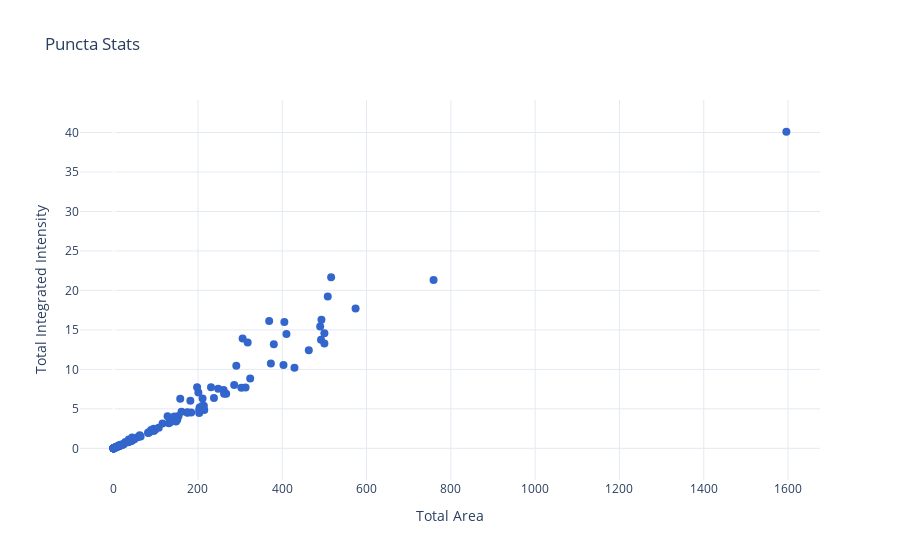

Notebook code for this chart:
### Code cell
fig = plot_single_scatter(
    summary,
    x='area_puncta',
    y='integrated_intensity',
    xlabel='Total Area',
    ylabel='Total Integrated Intensity',
    title='Puncta Stats'
)

fig

### Figure 1 — Plotly figure (JSON) as saved in the notebook; plotly's stock layout.template omitted (floating-point values rounded to 4 significant figures; data arrays with more than 128 entries replaced by an {"elided": "..."} marker saying what was removed)
{"data": [{"hovertemplate": "area_puncta=%{x}<br>integrated_intensity=%{y}<extra></extra>", "legendgroup": "", "marker": {"color": "#3366CC", "size": 8, "symbol": "circle"}, "mode": "markers", "name": "", "orientation": "v", "showlegend": false, "type": "scatter", "x": {"elided": "142 int values"}, "xaxis": "x", "y": {"elided": "142 float values"}, "yaxis": "y"}], "layout": {"hovermode": "closest", "plot_bgcolor": "rgba(0,0,0,0)", "showlegend": false, "title": {"text": "Puncta Stats"}, "xaxis": {"gridcolor": "#E4EAF2", "range": [-79.8, 1676.0], "showgrid": true, "title": {"text": "Total Area"}, "type": "linear"}, "yaxis": {"gridcolor": "#E4EAF2", "range": [-4.011, 44.12], "showgrid": true, "title": {"text": "Total Integrated Intensity"}, "zeroline": false}}}
